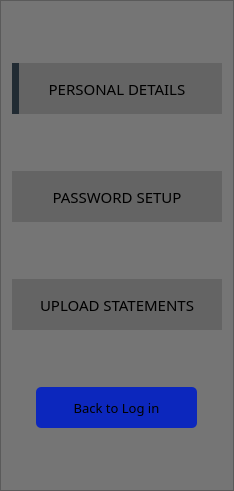
        <widget class="QFrame" name="frame_5">
         <property name="sizePolicy">
          <sizepolicy hsizetype="Preferred" vsizetype="Expanding">
           <horstretch>0</horstretch>
           <verstretch>0</verstretch>
          </sizepolicy>
         </property>
         <property name="minimumSize">
          <size>
           <width>230</width>
           <height>491</height>
          </size>
         </property>
         <property name="maximumSize">
          <size>
           <width>500</width>
           <height>16777215</height>
          </size>
         </property>
         <property name="styleSheet">
          <string notr="true">background-color: rgb(117, 117, 117);</string>
         </property>
         <property name="frameShape">
          <enum>QFrame::StyledPanel</enum>
         </property>
         <property name="frameShadow">
          <enum>QFrame::Raised</enum>
         </property>
         <layout class="QVBoxLayout" name="verticalLayout_2">
          <item>
           <widget class="QLabel" name="label_12">
            <property name="minimumSize">
             <size>
              <width>210</width>
              <height>51</height>
             </size>
            </property>
            <property name="maximumSize">
             <size>
              <width>211</width>
              <height>51</height>
             </size>
            </property>
            <property name="sizeIncrement">
             <size>
              <width>0</width>
              <height>1</height>
             </size>
            </property>
            <property name="font">
             <font>
              <family>Nova Flat</family>
              <pointsize>11</pointsize>
             </font>
            </property>
            <property name="styleSheet">
             <string notr="true">border-left:7px solid rgb(33, 43, 51);
background-color: rgb(100, 100, 100);
</string>
            </property>
            <property name="text">
             <string>PERSONAL DETAILS</string>
            </property>
            <property name="alignment">
             <set>Qt::AlignCenter</set>
            </property>
           </widget>
          </item>
          <item>
           <widget class="QLabel" name="label_13">
            <property name="maximumSize">
             <size>
              <width>211</width>
              <height>51</height>
             </size>
            </property>
            <property name="sizeIncrement">
             <size>
              <width>0</width>
              <height>1</height>
             </size>
            </property>
            <property name="font">
             <font>
              <family>Nova Flat</family>
              <pointsize>11</pointsize>
             </font>
            </property>
            <property name="styleSheet">
             <string notr="true">background-color: rgb(100, 100, 100);
</string>
            </property>
            <property name="text">
             <string>PASSWORD SETUP</string>
            </property>
            <property name="alignment">
             <set>Qt::AlignCenter</set>
            </property>
           </widget>
          </item>
          <item>
           <widget class="QLabel" name="label_14">
            <property name="maximumSize">
             <size>
              <width>211</width>
              <height>51</height>
             </size>
            </property>
            <property name="sizeIncrement">
             <size>
              <width>0</width>
              <height>1</height>
             </size>
            </property>
            <property name="font">
             <font>
              <family>Nova Flat</family>
              <pointsize>11</pointsize>
             </font>
            </property>
            <property name="styleSheet">
             <string notr="true">background-color: rgb(100, 100, 100);
</string>
            </property>
            <property name="text">
             <string>UPLOAD STATEMENTS</string>
            </property>
            <property name="alignment">
             <set>Qt::AlignCenter</set>
            </property>
           </widget>
          </item>
          <item alignment="Qt::AlignHCenter">
           <widget class="QPushButton" name="pushButton_5">
            <property name="minimumSize">
             <size>
              <width>161</width>
              <height>41</height>
             </size>
            </property>
            <property name="maximumSize">
             <size>
              <width>205</width>
              <height>41</height>
             </size>
            </property>
            <property name="font">
             <font>
              <family>Nova Flat</family>
              <pointsize>10</pointsize>
             </font>
            </property>
            <property name="cursor">
             <cursorShape>PointingHandCursor</cursorShape>
            </property>
            <property name="styleSheet">
             <string notr="true">background-color: rgb(12, 39, 189);
border-radius:5px</string>
            </property>
            <property name="text">
             <string>Back to Log in</string>
            </property>
           </widget>
          </item>
         </layout>
        </widget>
